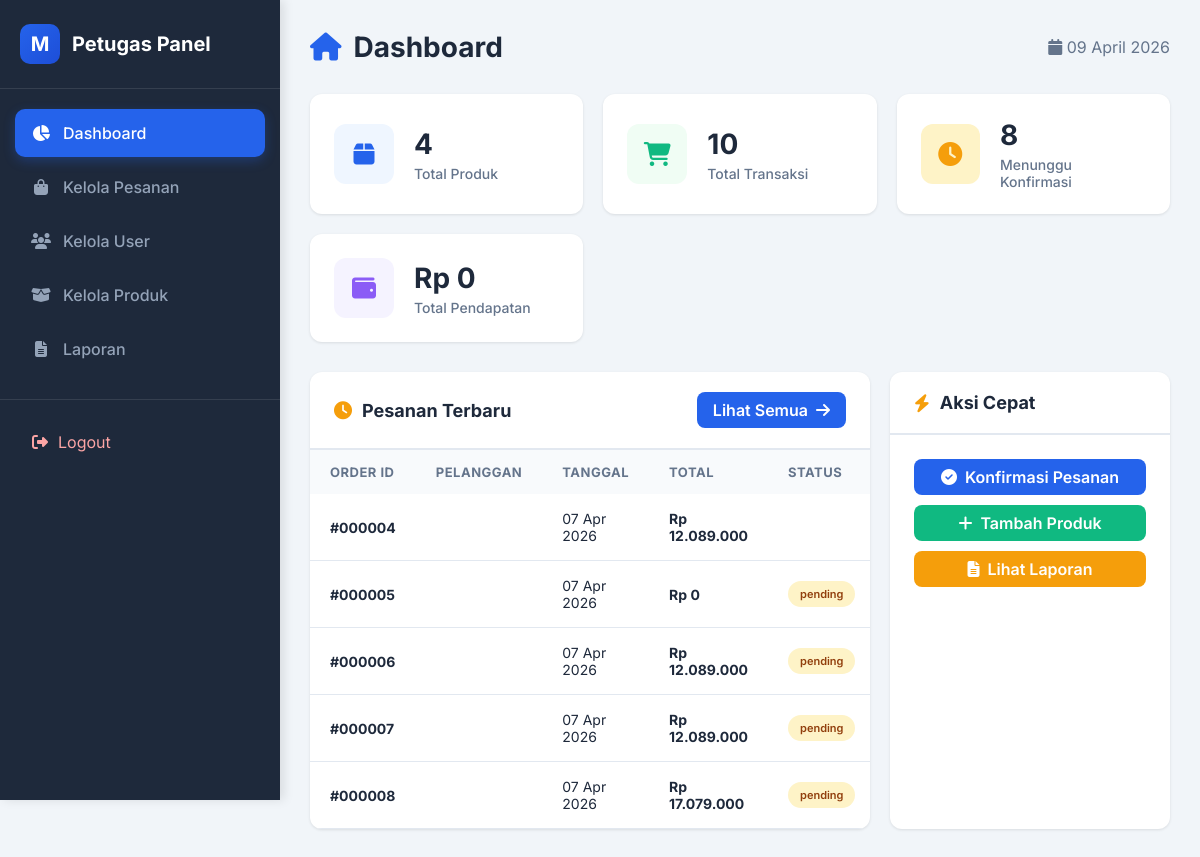
/petugas/dashboard.php (signed in), run on an earlier commit of the app's database.
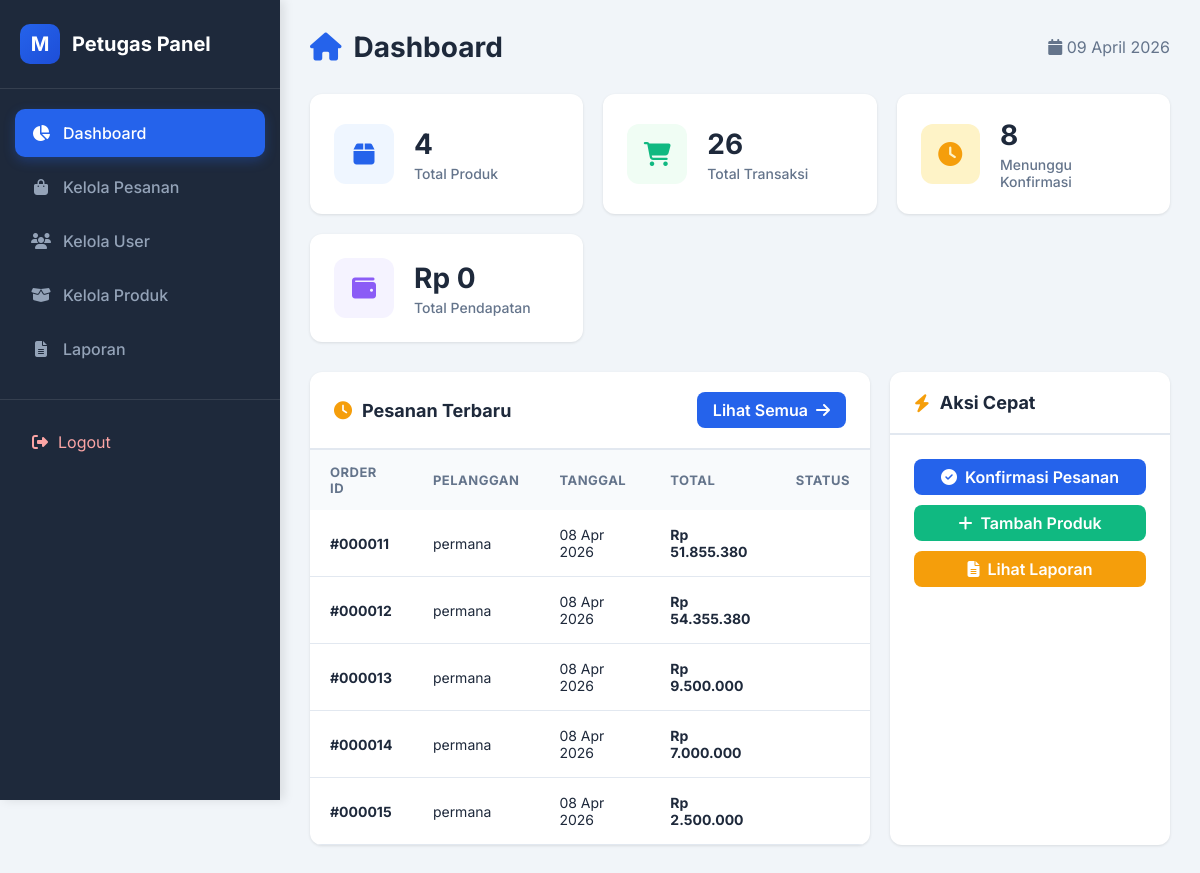
And on a later commit of the database.
### tables this page shows
CREATE TABLE `orders` (
  `id` int(11) NOT NULL AUTO_INCREMENT,
  `user_id` int(11) DEFAULT NULL,
  `total_bayar` decimal(10,2) NOT NULL,
  `ongkir` decimal(10,2) DEFAULT 0.00,
  `nama_penerima` varchar(100) NOT NULL,
  `no_telp` varchar(20) NOT NULL,
  `alamat` text NOT NULL,
  `metode_pembayaran` varchar(50) NOT NULL DEFAULT 'm-banking',
  `virtual_account` varchar(20) DEFAULT NULL,
  `detail_pembayaran` varchar(100) DEFAULT NULL,
  `tanggal_transaksi` date NOT NULL,
  `updated_at` timestamp NULL DEFAULT NULL ON UPDATE current_timestamp(),
  `status` enum('pending','diproses','dikirim','selesai','dibatalkan') DEFAULT 'pending',
  `created_at` timestamp NOT NULL DEFAULT current_timestamp(),
  PRIMARY KEY (`id`),
  KEY `idx_user_id` (`user_id`)
);

CREATE TABLE `users` (
  `id` int(11) NOT NULL AUTO_INCREMENT,
  `username` varchar(50) NOT NULL,
  `password` varchar(255) NOT NULL,
  `nama_lengkap` varchar(100) NOT NULL,
  `email` varchar(100) DEFAULT NULL,
  `no_hp` varchar(20) DEFAULT NULL,
  `alamat` text DEFAULT NULL,
  `role` enum('admin','petugas','user') DEFAULT 'user',
  `created_at` timestamp NOT NULL DEFAULT current_timestamp(),
  PRIMARY KEY (`id`),
  UNIQUE KEY `username` (`username`),
  KEY `idx_id` (`id`)
);

### petugas/dashboard.php (the view, shortened to what the changed rows need)
<?php
include '../config.php';
$total_transaksi = mysqli_fetch_assoc(mysqli_query($koneksi, "SELECT COUNT(*) as c FROM orders"))['c'] ?? 0;
$recent_orders = mysqli_query($koneksi, "SELECT o.*, u.nama_lengkap FROM orders o LEFT JOIN users u ON o.user_id = u.id ORDER BY o.tanggal_transaksi DESC LIMIT 5");
?>
<!DOCTYPE html>
<html lang="id">
<head>
    <link rel="stylesheet" href="https://cdnjs.cloudflare.com/ajax/libs/font-awesome/6.4.0/css/all.min.css">
</head>
<body>
    <div class="wrapper">
        <main class="main-content">
            <div class="page-header">
                <h1 class="page-title">
                    <i class="fas fa-home"></i>
                    Dashboard
                </h1>
            </div>
            <div class="stats-grid">
                <div class="stat-card">
                    <div class="stat-info">
                        <h3><?= number_format($total_transaksi) ?></h3>
                        <p>Total Transaksi</p>
                    </div>
                </div>
            </div>
            <div class="content-grid">
                <div class="card">
                    <div class="card-body" style="padding: 0;">
                        <div class="table-responsive">
                            <table>
                                <thead>
                                    <tr>
                                        <th>Order ID</th>
                                        <th>Pelanggan</th>
                                        <th>Tanggal</th>
                                        <th>Total</th>
                                        <th>Status</th>
                                    </tr>
                                </thead>
                                <tbody>
                                    <?php while($o = mysqli_fetch_assoc($recent_orders)): ?>
                                    <tr>
                                        <td><strong>#<?= str_pad($o['id'], 6, '0', STR_PAD_LEFT) ?></strong></td>
                                        <td><?= htmlspecialchars($o['nama_lengkap'] ?? 'Guest') ?></td>
                                        <td><?= date('d M Y', strtotime($o['tanggal_transaksi'])) ?></td>
                                        <td><strong>Rp <?= number_format($o['total_bayar'], 0, ',', '.') ?></strong></td>
                                        <td><span class="badge badge-<?= $o['status'] ?>"><?= $o['status'] ?></span></td>
                                    </tr>
                                    <?php endwhile; ?>
                                </tbody>
                            </table>
                        </div>
                    </div>
                </div>
            </div>
        </main>
    </div>
</body>
</html>

What changed in the data, as far as the page shows it:
no longer on this page (row unchanged): orders: id "000004", tanggal_transaksi "07 Apr 2026", total_bayar "12.089.000"
no longer on this page (row unchanged): orders: id "000005", tanggal_transaksi "07 Apr 2026", total_bayar "0", status "pending"
no longer on this page (row unchanged): orders: id "000006", tanggal_transaksi "07 Apr 2026", total_bayar "12.089.000", status "pending"
no longer on this page (row unchanged): orders: id "000007", tanggal_transaksi "07 Apr 2026", total_bayar "12.089.000", status "pending"
no longer on this page (row unchanged): orders: id "000008", tanggal_transaksi "07 Apr 2026", total_bayar "17.079.000", status "pending"
added orders: id "000011", user.nama_lengkap "permana", tanggal_transaksi "08 Apr 2026", total_bayar "51.855.380"
added orders: id "000012", user.nama_lengkap "permana", tanggal_transaksi "08 Apr 2026", total_bayar "54.355.380"
added orders: id "000013", user.nama_lengkap "permana", tanggal_transaksi "08 Apr 2026", total_bayar "9.500.000"
added orders: id "000014", user.nama_lengkap "permana", tanggal_transaksi "08 Apr 2026", total_bayar "7.000.000"
added orders: id "000015", user.nama_lengkap "permana", tanggal_transaksi "08 Apr 2026", total_bayar "2.500.000"
Also different on the page:
$total_transaksi: "10" → "26"
